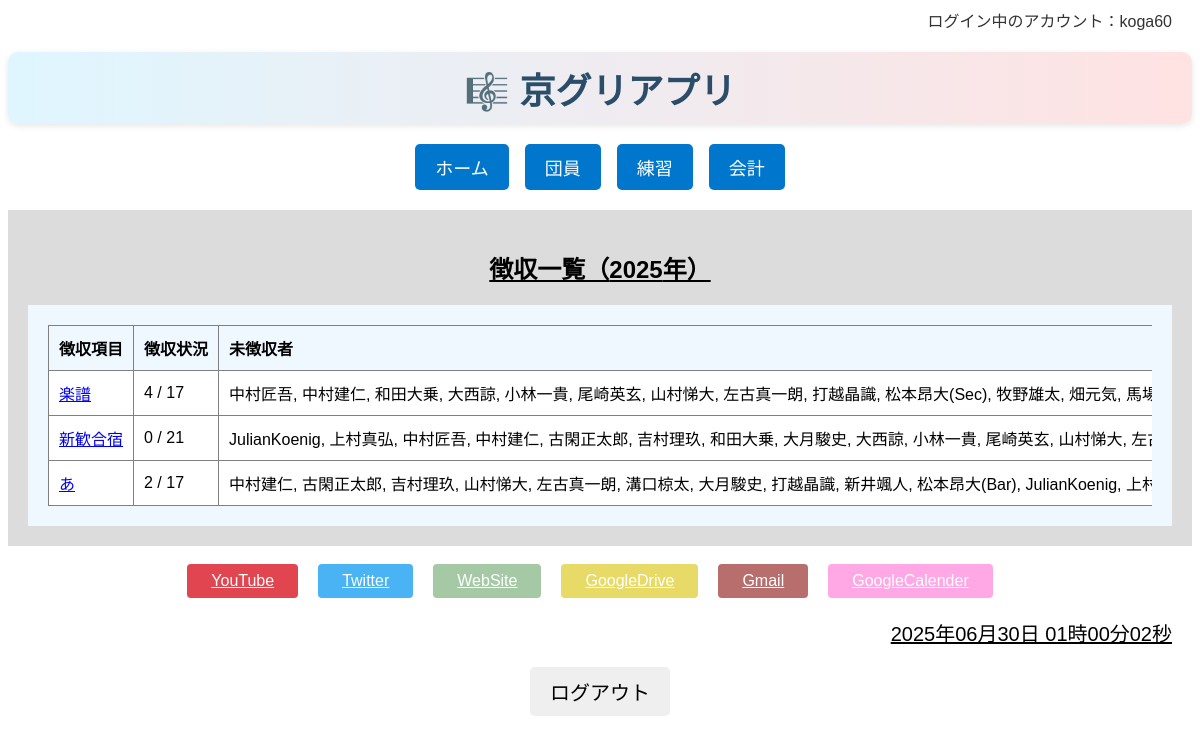
/accounting/collection/2025/ (signed in), run on an earlier commit of the app's database.
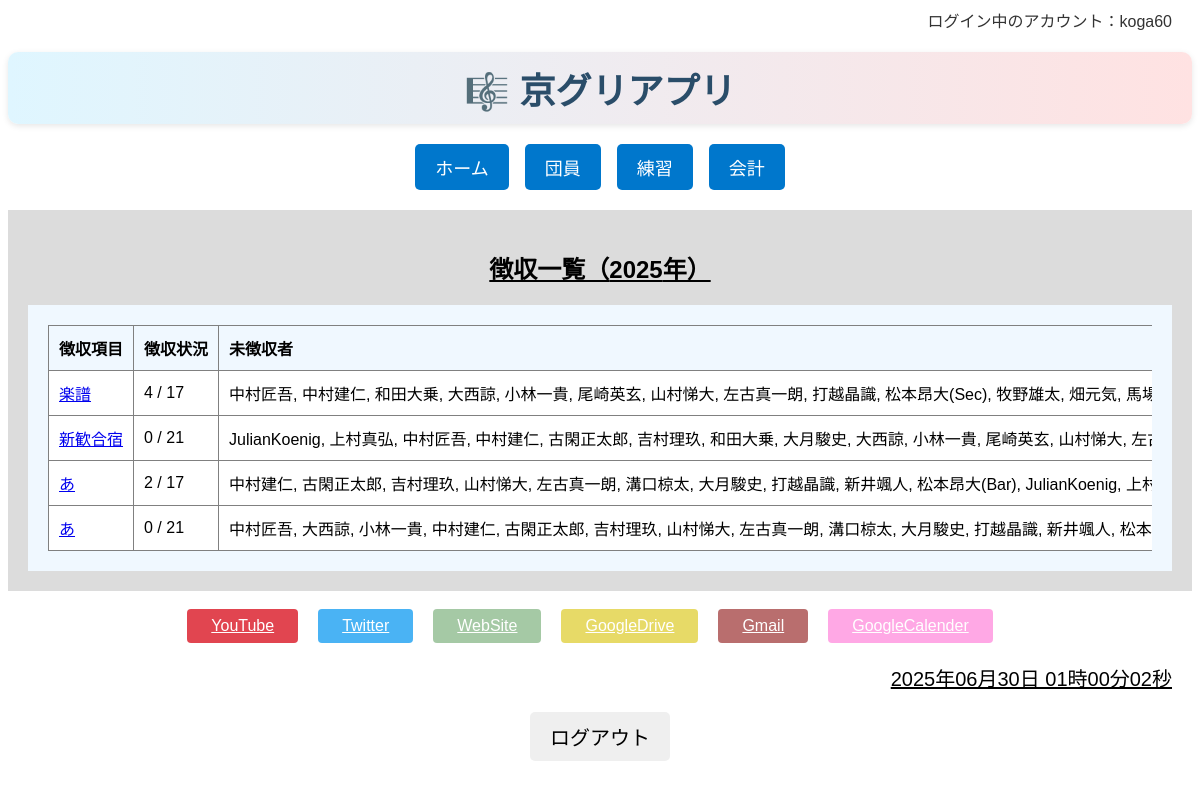
And on a later commit of the database.
### accounting/models/collection_models.py (models this page shows, shortened)
class Collection(models.Model):
    title = models.CharField(
        max_length=50,
        verbose_name="徴収項目",
        default=""
    )  # 徴収の名前（例：2025年5月団費）
    content = models.TextField(
        verbose_name="徴収内容",
        blank=True
    )  # 補足内容（空欄可）
    created_at = models.DateTimeField(
        auto_now_add=True,
        verbose_name="作成日"
    )  # 作成日時（自動記録）
    deadline = models.DateField(
        verbose_name="徴収期限日"
    )  # 支払いの締切日

### accounting/views/collection_views.py (the view)
# urls.py: path('collection/<int:year>/', collection_views.collection_list, name='collection_list'),  # 年ごとの徴収一覧
@login_required
def collection_list(request, year):
    collections = Collection.objects.filter(deadline__year=year).order_by('deadline')
    collection_info = []
    for col in collections:
        records = col.records.all()
        total = records.exclude(status="不要").count()
        done = records.filter(status="済").count()
        pending = records.filter(status="未").values_list('member__name', flat=True)
        collection_info.append({
            'collection': col,
            'done_count': done,
            'total_count': total,
            'pending_members': list(pending),
        })
    return render(request, 'accounting/collection/collection_list.html', {
        'year': year,
        'collection_info': collection_info,
    })

### templates/accounting/collection/collection_list.html
{% extends "base/base.html" %}
{% block body %}
<div class="contents">
    <h2 class="page_name">徴収一覧（{{ year }}年）</h2>
    <div class="register_contents">
        <div class="table_scroll_wrapper">
        <table border="1" class="member_table">
            <thead>
                <tr>
                    <th>徴収項目</th>
                    <th>徴収状況</th>
                    <th>未徴収者</th>
                </tr>
            </thead>
            <tbody>
                {% for info in collection_info %}
                <tr>
                    <td>
                        <a href="{% url 'accounting:collection_detail' year=year pk=info.collection.pk %}">
                            {{ info.collection.title }}
                        </a>
                    </td>
                    <td>{{ info.done_count }} / {{ info.total_count }}</td>
                    <td>
                        {% if info.pending_members %}
                            {{ info.pending_members|join:", " }}
                        {% else %}
                            -
                        {% endif %}
                    </td>
                </tr>
                {% empty %}
                <tr>
                    <td colspan="3">徴収データがありません。</td>
                </tr>
                {% endfor %}
            </tbody>
        </table>
        </div>
    </div>
</div>
{% endblock %}

What changed in the data, as far as the page shows it:
added Collection: collection "あ", done_count "0", total_count "21", pending_members "中村匠吾, 大西諒, 小林一貴, 中村建仁, 古閑正太郎, 吉村理玖, 山村悌大, 左古真一朗, 溝口椋太, 大月駿史, 打越晶識, 新井颯人,…"
